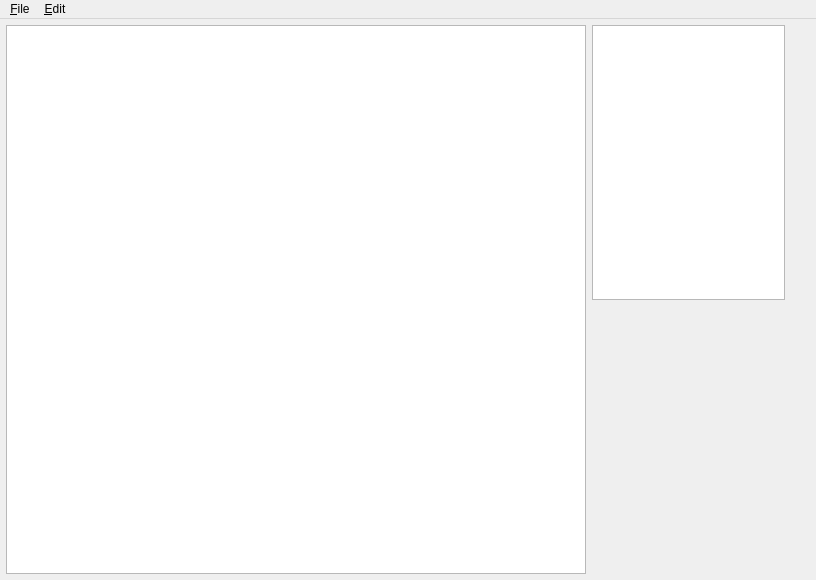
<?xml version="1.0" encoding="UTF-8"?>
<ui version="4.0">
 <class>MainWindow</class>
 <widget class="QMainWindow" name="MainWindow">
  <property name="geometry">
   <rect>
    <x>0</x>
    <y>0</y>
    <width>816</width>
    <height>580</height>
   </rect>
  </property>
  <property name="windowTitle">
   <string>MainWindow</string>
  </property>
  <widget class="QWidget" name="centralwidget">
   <property name="contextMenuPolicy">
    <enum>Qt::NoContextMenu</enum>
   </property>
   <property name="styleSheet">
    <string notr="true"/>
   </property>
   <widget class="QWidget" name="horizontalLayoutWidget">
    <property name="geometry">
     <rect>
      <x>0</x>
      <y>0</y>
      <width>791</width>
      <height>561</height>
     </rect>
    </property>
    <layout class="QHBoxLayout" name="horizontalLayout" stretch="3,1">
     <property name="sizeConstraint">
      <enum>QLayout::SetNoConstraint</enum>
     </property>
     <property name="leftMargin">
      <number>6</number>
     </property>
     <property name="topMargin">
      <number>6</number>
     </property>
     <property name="rightMargin">
      <number>6</number>
     </property>
     <property name="bottomMargin">
      <number>6</number>
     </property>
     <item>
      <widget class="QTreeView" name="treeView">
       <property name="lineWidth">
        <number>2</number>
       </property>
       <property name="sizeAdjustPolicy">
        <enum>QAbstractScrollArea::AdjustToContents</enum>
       </property>
       <property name="autoScroll">
        <bool>false</bool>
       </property>
       <property name="rootIsDecorated">
        <bool>true</bool>
       </property>
       <property name="uniformRowHeights">
        <bool>true</bool>
       </property>
       <property name="expandsOnDoubleClick">
        <bool>false</bool>
       </property>
       <attribute name="headerVisible">
        <bool>false</bool>
       </attribute>
      </widget>
     </item>
     <item>
      <layout class="QVBoxLayout" name="verticalLayout">
       <property name="sizeConstraint">
        <enum>QLayout::SetMaximumSize</enum>
       </property>
       <property name="rightMargin">
        <number>0</number>
       </property>
       <item>
        <widget class="QUndoView" name="undoView"/>
       </item>
       <item>
        <spacer name="verticalSpacer">
         <property name="orientation">
          <enum>Qt::Vertical</enum>
         </property>
         <property name="sizeHint" stdset="0">
          <size>
           <width>20</width>
           <height>40</height>
          </size>
         </property>
        </spacer>
       </item>
      </layout>
     </item>
    </layout>
   </widget>
  </widget>
  <widget class="QMenuBar" name="menubar">
   <property name="geometry">
    <rect>
     <x>0</x>
     <y>0</y>
     <width>816</width>
     <height>20</height>
    </rect>
   </property>
   <widget class="QMenu" name="menuFile">
    <property name="title">
     <string>&amp;File</string>
    </property>
    <addaction name="actionNew"/>
    <addaction name="actionOpen"/>
    <addaction name="actionSave"/>
    <addaction name="actionSaveAs"/>
    <addaction name="actionExit"/>
   </widget>
   <widget class="QMenu" name="menuEdit">
    <property name="title">
     <string>&amp;Edit</string>
    </property>
    <addaction name="actionAddDepartment"/>
    <addaction name="actionAddEmployee"/>
    <addaction name="actionDelete"/>
    <addaction name="separator"/>
   </widget>
   <addaction name="menuFile"/>
   <addaction name="menuEdit"/>
  </widget>
  <action name="actionOpen">
   <property name="text">
    <string>&amp;Open</string>
   </property>
   <property name="shortcut">
    <string>Ctrl+O</string>
   </property>
  </action>
  <action name="actionSave">
   <property name="text">
    <string>&amp;Save</string>
   </property>
   <property name="shortcut">
    <string>Ctrl+S</string>
   </property>
  </action>
  <action name="actionExit">
   <property name="text">
    <string>Exit</string>
   </property>
   <property name="shortcut">
    <string>Ctrl+Q</string>
   </property>
  </action>
  <action name="actionUndo">
   <property name="text">
    <string>&amp;Undo</string>
   </property>
   <property name="shortcut">
    <string>Ctrl+Z</string>
   </property>
  </action>
  <action name="actionRedo">
   <property name="text">
    <string>&amp;Redo</string>
   </property>
   <property name="shortcut">
    <string>Ctrl+Shift+Z</string>
   </property>
  </action>
  <action name="actionAddDepartment">
   <property name="text">
    <string>Add department</string>
   </property>
   <property name="shortcut">
    <string>D</string>
   </property>
  </action>
  <action name="actionAddEmployee">
   <property name="text">
    <string>Add employee</string>
   </property>
   <property name="shortcut">
    <string>E</string>
   </property>
  </action>
  <action name="actionDelete">
   <property name="text">
    <string>&amp;Delete</string>
   </property>
   <property name="shortcut">
    <string>X</string>
   </property>
  </action>
  <action name="actionSaveAs">
   <property name="text">
    <string>Save as </string>
   </property>
   <property name="shortcut">
    <string>Ctrl+Shift+S</string>
   </property>
  </action>
  <action name="actionNew">
   <property name="text">
    <string>&amp;New</string>
   </property>
   <property name="shortcut">
    <string>Ctrl+N</string>
   </property>
  </action>
 </widget>
 <resources/>
 <connections/>
</ui>
